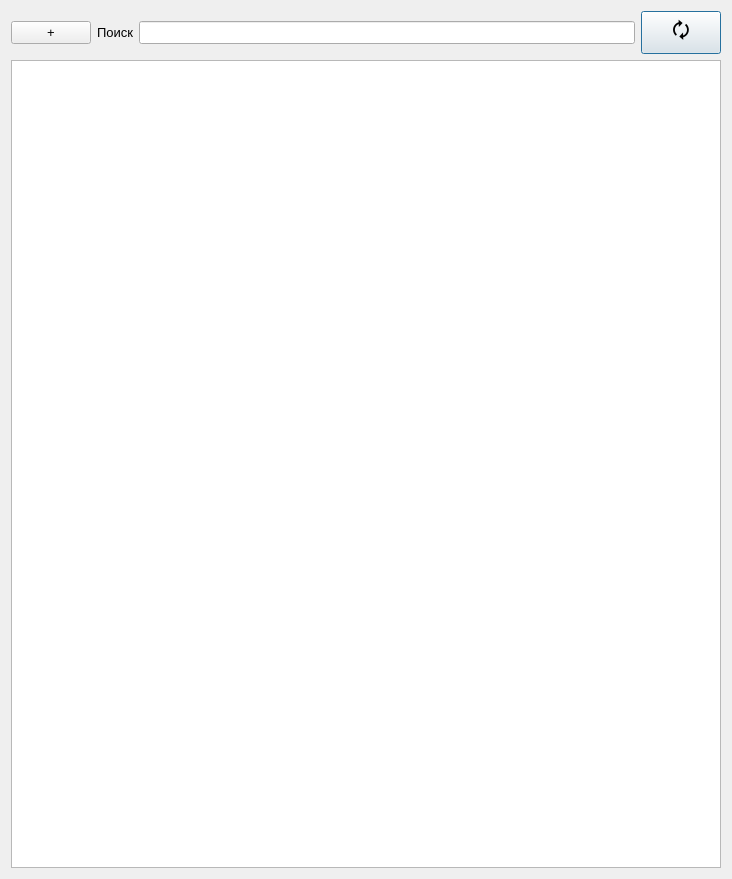
<?xml version="1.0" encoding="UTF-8"?>
<ui version="4.0">
 <class>DirectoryWindow</class>
 <widget class="QDialog" name="DirectoryWindow">
  <property name="geometry">
   <rect>
    <x>0</x>
    <y>0</y>
    <width>732</width>
    <height>879</height>
   </rect>
  </property>
  <property name="font">
   <font>
    <pointsize>10</pointsize>
   </font>
  </property>
  <property name="windowTitle">
   <string>Dialog</string>
  </property>
  <layout class="QVBoxLayout" name="verticalLayout">
   <item>
    <layout class="QHBoxLayout" name="horizontalLayout">
     <item>
      <widget class="QPushButton" name="newButton">
       <property name="toolTip">
        <string>Новая запись</string>
       </property>
       <property name="text">
        <string>+</string>
       </property>
       <property name="autoDefault">
        <bool>false</bool>
       </property>
      </widget>
     </item>
     <item>
      <layout class="QFormLayout" name="formLayout">
       <property name="labelAlignment">
        <set>Qt::AlignRight|Qt::AlignTrailing|Qt::AlignVCenter</set>
       </property>
       <property name="formAlignment">
        <set>Qt::AlignLeading|Qt::AlignLeft|Qt::AlignVCenter</set>
       </property>
       <item row="0" column="0">
        <widget class="QLabel" name="label">
         <property name="text">
          <string>Поиск</string>
         </property>
        </widget>
       </item>
       <item row="0" column="1">
        <widget class="QLineEdit" name="lineEdit"/>
       </item>
      </layout>
     </item>
     <item>
      <widget class="QPushButton" name="filterButton">
       <property name="font">
        <font>
         <pointsize>15</pointsize>
        </font>
       </property>
       <property name="toolTip">
        <string>&lt;html&gt;&lt;head/&gt;&lt;body&gt;&lt;p&gt;Применить фильт&lt;/p&gt;&lt;/body&gt;&lt;/html&gt;</string>
       </property>
       <property name="styleSheet">
        <string notr="true">font-size: 15pt;</string>
       </property>
       <property name="text">
        <string>🗘</string>
       </property>
       <property name="iconSize">
        <size>
         <width>22</width>
         <height>22</height>
        </size>
       </property>
       <property name="autoExclusive">
        <bool>false</bool>
       </property>
       <property name="autoDefault">
        <bool>true</bool>
       </property>
       <property name="default">
        <bool>true</bool>
       </property>
      </widget>
     </item>
    </layout>
   </item>
   <item>
    <widget class="QTableWidget" name="directoryTable">
     <property name="palette">
      <palette>
       <active>
        <colorrole role="Highlight">
         <brush brushstyle="SolidPattern">
          <color alpha="255">
           <red>0</red>
           <green>120</green>
           <blue>215</blue>
          </color>
         </brush>
        </colorrole>
        <colorrole role="HighlightedText">
         <brush brushstyle="SolidPattern">
          <color alpha="255">
           <red>255</red>
           <green>255</green>
           <blue>255</blue>
          </color>
         </brush>
        </colorrole>
       </active>
       <inactive>
        <colorrole role="Highlight">
         <brush brushstyle="SolidPattern">
          <color alpha="255">
           <red>0</red>
           <green>120</green>
           <blue>215</blue>
          </color>
         </brush>
        </colorrole>
        <colorrole role="HighlightedText">
         <brush brushstyle="SolidPattern">
          <color alpha="255">
           <red>255</red>
           <green>255</green>
           <blue>255</blue>
          </color>
         </brush>
        </colorrole>
       </inactive>
       <disabled>
        <colorrole role="Highlight">
         <brush brushstyle="SolidPattern">
          <color alpha="255">
           <red>0</red>
           <green>120</green>
           <blue>215</blue>
          </color>
         </brush>
        </colorrole>
        <colorrole role="HighlightedText">
         <brush brushstyle="SolidPattern">
          <color alpha="255">
           <red>255</red>
           <green>255</green>
           <blue>255</blue>
          </color>
         </brush>
        </colorrole>
       </disabled>
      </palette>
     </property>
     <property name="styleSheet">
      <string notr="true">QHeaderView::section{alternate-background-color: #FAFAFA;}</string>
     </property>
     <property name="editTriggers">
      <set>QAbstractItemView::NoEditTriggers</set>
     </property>
     <property name="alternatingRowColors">
      <bool>true</bool>
     </property>
     <property name="selectionBehavior">
      <enum>QAbstractItemView::SelectRows</enum>
     </property>
     <property name="showGrid">
      <bool>false</bool>
     </property>
     <property name="gridStyle">
      <enum>Qt::DotLine</enum>
     </property>
     <property name="sortingEnabled">
      <bool>true</bool>
     </property>
     <attribute name="horizontalHeaderCascadingSectionResizes">
      <bool>false</bool>
     </attribute>
     <attribute name="horizontalHeaderHighlightSections">
      <bool>false</bool>
     </attribute>
     <attribute name="horizontalHeaderStretchLastSection">
      <bool>false</bool>
     </attribute>
     <attribute name="verticalHeaderVisible">
      <bool>false</bool>
     </attribute>
     <attribute name="verticalHeaderHighlightSections">
      <bool>false</bool>
     </attribute>
    </widget>
   </item>
  </layout>
 </widget>
 <tabstops>
  <tabstop>lineEdit</tabstop>
  <tabstop>filterButton</tabstop>
  <tabstop>directoryTable</tabstop>
  <tabstop>newButton</tabstop>
 </tabstops>
 <resources/>
 <connections/>
</ui>
